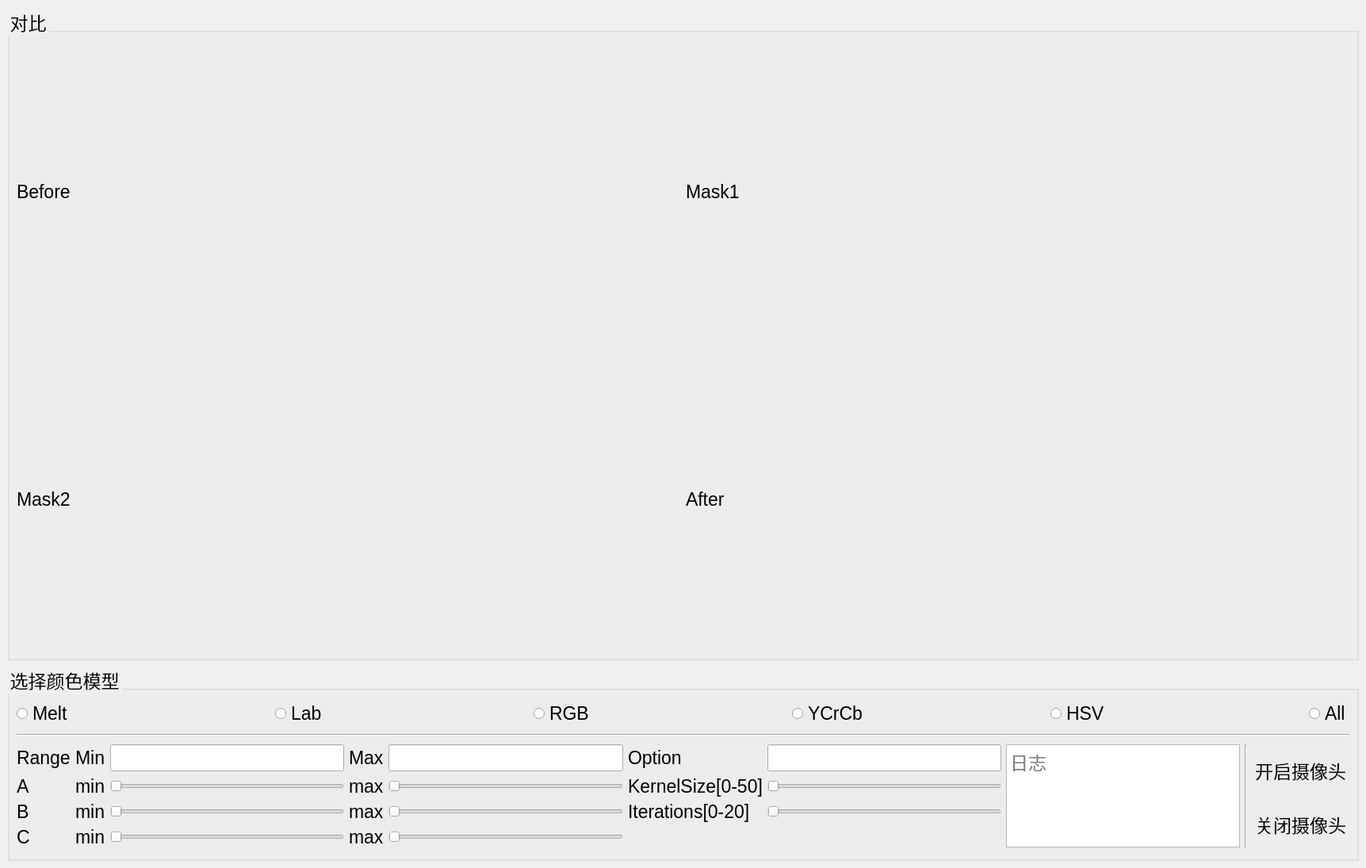
<?xml version="1.0" encoding="UTF-8"?>
<ui version="4.0">
 <class>MainWindow</class>
 <widget class="QMainWindow" name="MainWindow">
  <property name="geometry">
   <rect>
    <x>0</x>
    <y>0</y>
    <width>1723</width>
    <height>1095</height>
   </rect>
  </property>
  <property name="windowTitle">
   <string>MainWindow</string>
  </property>
  <property name="styleSheet">
   <string notr="true">font-size:23px</string>
  </property>
  <widget class="QWidget" name="centralwidget">
   <layout class="QVBoxLayout" name="verticalLayout_2" stretch="10,3">
    <item>
     <widget class="QGroupBox" name="groupBox">
      <property name="title">
       <string>对比</string>
      </property>
      <layout class="QGridLayout" name="gridLayout_2">
       <item row="0" column="1">
        <widget class="QLabel" name="label_mask1">
         <property name="text">
          <string>Mask1</string>
         </property>
        </widget>
       </item>
       <item row="1" column="1">
        <widget class="QLabel" name="label_after">
         <property name="text">
          <string>After</string>
         </property>
        </widget>
       </item>
       <item row="0" column="0">
        <widget class="QLabel" name="label_before">
         <property name="text">
          <string>Before</string>
         </property>
        </widget>
       </item>
       <item row="1" column="0">
        <widget class="QLabel" name="label_mask2">
         <property name="text">
          <string>Mask2</string>
         </property>
        </widget>
       </item>
      </layout>
     </widget>
    </item>
    <item>
     <widget class="QGroupBox" name="groupBox_2">
      <property name="title">
       <string>选择颜色模型</string>
      </property>
      <layout class="QHBoxLayout" name="horizontalLayout_3">
       <item>
        <layout class="QVBoxLayout" name="verticalLayout" stretch="1,0,0">
         <item>
          <layout class="QHBoxLayout" name="horizontalLayout" stretch="1,1,1,1,1,0">
           <item>
            <widget class="QRadioButton" name="radioButton_melt">
             <property name="text">
              <string>Melt</string>
             </property>
            </widget>
           </item>
           <item>
            <widget class="QRadioButton" name="radioButton_Lab">
             <property name="text">
              <string>Lab</string>
             </property>
            </widget>
           </item>
           <item>
            <widget class="QRadioButton" name="radioButton_RGB">
             <property name="text">
              <string>RGB</string>
             </property>
            </widget>
           </item>
           <item>
            <widget class="QRadioButton" name="radioButton_YCrCb">
             <property name="text">
              <string>YCrCb</string>
             </property>
            </widget>
           </item>
           <item>
            <widget class="QRadioButton" name="radioButton_HSV">
             <property name="text">
              <string>HSV</string>
             </property>
            </widget>
           </item>
           <item>
            <widget class="QRadioButton" name="radioButton_All">
             <property name="text">
              <string>All</string>
             </property>
            </widget>
           </item>
          </layout>
         </item>
         <item>
          <widget class="Line" name="line">
           <property name="orientation">
            <enum>Qt::Horizontal</enum>
           </property>
          </widget>
         </item>
         <item>
          <layout class="QGridLayout" name="gridLayout" rowstretch="0,0,0,0">
           <item row="2" column="1">
            <widget class="QLabel" name="label_min2">
             <property name="text">
              <string>min</string>
             </property>
            </widget>
           </item>
           <item row="2" column="4">
            <widget class="QSlider" name="horizontalSlider_max2">
             <property name="orientation">
              <enum>Qt::Horizontal</enum>
             </property>
            </widget>
           </item>
           <item row="0" column="9" rowspan="2">
            <widget class="QPushButton" name="pushButtonOpenCamera">
             <property name="sizePolicy">
              <sizepolicy hsizetype="Minimum" vsizetype="Minimum">
               <horstretch>0</horstretch>
               <verstretch>0</verstretch>
              </sizepolicy>
             </property>
             <property name="text">
              <string>开启摄像头</string>
             </property>
             <property name="flat">
              <bool>true</bool>
             </property>
            </widget>
           </item>
           <item row="1" column="1">
            <widget class="QLabel" name="label_min1">
             <property name="text">
              <string>min</string>
             </property>
            </widget>
           </item>
           <item row="0" column="1">
            <widget class="QLabel" name="label_2">
             <property name="text">
              <string>Min</string>
             </property>
            </widget>
           </item>
           <item row="0" column="8" rowspan="4">
            <widget class="Line" name="line_3">
             <property name="orientation">
              <enum>Qt::Vertical</enum>
             </property>
            </widget>
           </item>
           <item row="1" column="6">
            <widget class="QSlider" name="horizontalSlider_kernelSize">
             <property name="orientation">
              <enum>Qt::Horizontal</enum>
             </property>
            </widget>
           </item>
           <item row="1" column="4">
            <widget class="QSlider" name="horizontalSlider_max1">
             <property name="orientation">
              <enum>Qt::Horizontal</enum>
             </property>
            </widget>
           </item>
           <item row="3" column="4">
            <widget class="QSlider" name="horizontalSlider_max3">
             <property name="orientation">
              <enum>Qt::Horizontal</enum>
             </property>
            </widget>
           </item>
           <item row="2" column="9" rowspan="2">
            <widget class="QPushButton" name="pushButtonpushButtonCloseCamera">
             <property name="sizePolicy">
              <sizepolicy hsizetype="Minimum" vsizetype="Minimum">
               <horstretch>0</horstretch>
               <verstretch>0</verstretch>
              </sizepolicy>
             </property>
             <property name="text">
              <string>关闭摄像头</string>
             </property>
             <property name="flat">
              <bool>true</bool>
             </property>
            </widget>
           </item>
           <item row="0" column="4">
            <widget class="QLineEdit" name="lineEdit_maxRange"/>
           </item>
           <item row="3" column="3">
            <widget class="QLabel" name="label_max3">
             <property name="text">
              <string>max</string>
             </property>
            </widget>
           </item>
           <item row="3" column="1">
            <widget class="QLabel" name="label_min3">
             <property name="text">
              <string>min</string>
             </property>
            </widget>
           </item>
           <item row="3" column="0">
            <widget class="QLabel" name="label_c">
             <property name="text">
              <string>C</string>
             </property>
            </widget>
           </item>
           <item row="1" column="3">
            <widget class="QLabel" name="label_max1">
             <property name="text">
              <string>max</string>
             </property>
            </widget>
           </item>
           <item row="0" column="7" rowspan="4">
            <widget class="QTextEdit" name="textEditLog">
             <property name="placeholderText">
              <string>日志</string>
             </property>
            </widget>
           </item>
           <item row="2" column="3">
            <widget class="QLabel" name="label_max2">
             <property name="text">
              <string>max</string>
             </property>
            </widget>
           </item>
           <item row="0" column="3">
            <widget class="QLabel" name="label_3">
             <property name="text">
              <string>Max</string>
             </property>
            </widget>
           </item>
           <item row="2" column="0">
            <widget class="QLabel" name="label_b">
             <property name="text">
              <string>B</string>
             </property>
            </widget>
           </item>
           <item row="0" column="2">
            <widget class="QLineEdit" name="lineEdit_minRange"/>
           </item>
           <item row="1" column="2">
            <widget class="QSlider" name="horizontalSlider_min1">
             <property name="orientation">
              <enum>Qt::Horizontal</enum>
             </property>
            </widget>
           </item>
           <item row="0" column="0">
            <widget class="QLabel" name="label">
             <property name="text">
              <string>Range</string>
             </property>
            </widget>
           </item>
           <item row="3" column="2">
            <widget class="QSlider" name="horizontalSlider_min3">
             <property name="orientation">
              <enum>Qt::Horizontal</enum>
             </property>
            </widget>
           </item>
           <item row="2" column="2">
            <widget class="QSlider" name="horizontalSlider_min2">
             <property name="orientation">
              <enum>Qt::Horizontal</enum>
             </property>
            </widget>
           </item>
           <item row="1" column="0">
            <widget class="QLabel" name="label_a">
             <property name="text">
              <string>A</string>
             </property>
            </widget>
           </item>
           <item row="1" column="5">
            <widget class="QLabel" name="label_4">
             <property name="text">
              <string>KernelSize[0-50]</string>
             </property>
            </widget>
           </item>
           <item row="2" column="5">
            <widget class="QLabel" name="label_5">
             <property name="text">
              <string>Iterations[0-20]</string>
             </property>
            </widget>
           </item>
           <item row="2" column="6">
            <widget class="QSlider" name="horizontalSlider_iterations">
             <property name="orientation">
              <enum>Qt::Horizontal</enum>
             </property>
            </widget>
           </item>
           <item row="0" column="5">
            <widget class="QLabel" name="label_6">
             <property name="text">
              <string>Option</string>
             </property>
            </widget>
           </item>
           <item row="0" column="6">
            <widget class="QLineEdit" name="lineEdit_option"/>
           </item>
          </layout>
         </item>
        </layout>
       </item>
      </layout>
     </widget>
    </item>
   </layout>
  </widget>
 </widget>
 <resources/>
 <connections/>
</ui>
